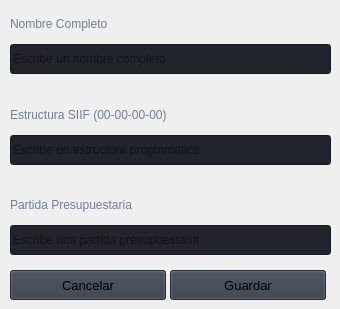
                        <widget class="QWidget" name="tab_factureros">
                         <attribute name="title">
                          <string>Factureros</string>
                         </attribute>
                         <widget class="QWidget" name="verticalLayoutWidget_2">
                          <property name="geometry">
                           <rect>
                            <x>10</x>
                            <y>10</y>
                            <width>321</width>
                            <height>245</height>
                           </rect>
                          </property>
                          <layout class="QVBoxLayout" name="verticalLayout_21">
                           <item>
                            <widget class="QLabel" name="lbl_nombre_facturero">
                             <property name="styleSheet">
                              <string notr="true">color: rgb(113, 126, 149);</string>
                             </property>
                             <property name="lineWidth">
                              <number>1</number>
                             </property>
                             <property name="text">
                              <string>Nombre Completo</string>
                             </property>
                             <property name="alignment">
                              <set>Qt::AlignLeading|Qt::AlignLeft|Qt::AlignVCenter</set>
                             </property>
                            </widget>
                           </item>
                           <item>
                            <widget class="QLineEdit" name="txt_nombre_facturero">
                             <property name="minimumSize">
                              <size>
                               <width>0</width>
                               <height>30</height>
                              </size>
                             </property>
                             <property name="styleSheet">
                              <string notr="true">background-color: rgb(33, 37, 43);</string>
                             </property>
                             <property name="text">
                              <string/>
                             </property>
                             <property name="placeholderText">
                              <string>Escribe un nombre completo</string>
                             </property>
                            </widget>
                           </item>
                           <item>
                            <spacer name="verticalSpacer">
                             <property name="orientation">
                              <enum>Qt::Vertical</enum>
                             </property>
                             <property name="sizeType">
                              <enum>QSizePolicy::Fixed</enum>
                             </property>
                             <property name="sizeHint" stdset="0">
                              <size>
                               <width>20</width>
                               <height>20</height>
                              </size>
                             </property>
                            </spacer>
                           </item>
                           <item>
                            <widget class="QLabel" name="lbl_estructura_facturero">
                             <property name="styleSheet">
                              <string notr="true">color: rgb(113, 126, 149);</string>
                             </property>
                             <property name="lineWidth">
                              <number>1</number>
                             </property>
                             <property name="text">
                              <string>Estructura SIIF (00-00-00-00)</string>
                             </property>
                             <property name="alignment">
                              <set>Qt::AlignLeading|Qt::AlignLeft|Qt::AlignVCenter</set>
                             </property>
                            </widget>
                           </item>
                           <item>
                            <widget class="QLineEdit" name="txt_estructura_facturero">
                             <property name="minimumSize">
                              <size>
                               <width>0</width>
                               <height>30</height>
                              </size>
                             </property>
                             <property name="styleSheet">
                              <string notr="true">background-color: rgb(33, 37, 43);</string>
                             </property>
                             <property name="text">
                              <string/>
                             </property>
                             <property name="placeholderText">
                              <string>Escribe un estructura programática</string>
                             </property>
                            </widget>
                           </item>
                           <item>
                            <spacer name="verticalSpacer_2">
                             <property name="orientation">
                              <enum>Qt::Vertical</enum>
                             </property>
                             <property name="sizeType">
                              <enum>QSizePolicy::Fixed</enum>
                             </property>
                             <property name="sizeHint" stdset="0">
                              <size>
                               <width>20</width>
                               <height>20</height>
                              </size>
                             </property>
                            </spacer>
                           </item>
                           <item>
                            <widget class="QLabel" name="lbl_partida_facturero">
                             <property name="styleSheet">
                              <string notr="true">color: rgb(113, 126, 149);</string>
                             </property>
                             <property name="lineWidth">
                              <number>1</number>
                             </property>
                             <property name="text">
                              <string>Partida Presupuestaria</string>
                             </property>
                             <property name="alignment">
                              <set>Qt::AlignLeading|Qt::AlignLeft|Qt::AlignVCenter</set>
                             </property>
                            </widget>
                           </item>
                           <item>
                            <widget class="QLineEdit" name="txt_partida_facturero">
                             <property name="minimumSize">
                              <size>
                               <width>0</width>
                               <height>30</height>
                              </size>
                             </property>
                             <property name="styleSheet">
                              <string notr="true">background-color: rgb(33, 37, 43);</string>
                             </property>
                             <property name="text">
                              <string/>
                             </property>
                             <property name="placeholderText">
                              <string>Escribe una partida presupuestaria</string>
                             </property>
                            </widget>
                           </item>
                          </layout>
                         </widget>
                         <widget class="QPushButton" name="btn_cancel_facturero">
                          <property name="geometry">
                           <rect>
                            <x>10</x>
                            <y>270</y>
                            <width>156</width>
                            <height>30</height>
                           </rect>
                          </property>
                          <property name="minimumSize">
                           <size>
                            <width>150</width>
                            <height>30</height>
                           </size>
                          </property>
                          <property name="font">
                           <font>
                            <family>Segoe UI</family>
                            <pointsize>10</pointsize>
                            <italic>false</italic>
                            <bold>false</bold>
                           </font>
                          </property>
                          <property name="cursor">
                           <cursorShape>PointingHandCursor</cursorShape>
                          </property>
                          <property name="styleSheet">
                           <string notr="true">background-color: rgb(52, 59, 72);</string>
                          </property>
                          <property name="text">
                           <string>Cancelar</string>
                          </property>
                          <property name="icon">
                           <iconset resource="resources.qrc">
                            <normaloff>:/icons/images/icons/cil-x-circle.png</normaloff>:/icons/images/icons/cil-x-circle.png</iconset>
                          </property>
                         </widget>
                         <widget class="QPushButton" name="btn_save_facturero">
                          <property name="geometry">
                           <rect>
                            <x>170</x>
                            <y>270</y>
                            <width>156</width>
                            <height>30</height>
                           </rect>
                          </property>
                          <property name="minimumSize">
                           <size>
                            <width>150</width>
                            <height>30</height>
                           </size>
                          </property>
                          <property name="font">
                           <font>
                            <family>Segoe UI</family>
                            <pointsize>10</pointsize>
                            <italic>false</italic>
                            <bold>false</bold>
                           </font>
                          </property>
                          <property name="cursor">
                           <cursorShape>PointingHandCursor</cursorShape>
                          </property>
                          <property name="styleSheet">
                           <string notr="true">background-color: rgb(52, 59, 72);</string>
                          </property>
                          <property name="text">
                           <string>Guardar</string>
                          </property>
                          <property name="icon">
                           <iconset resource="resources.qrc">
                            <normaloff>:/icons/images/icons/cil-save.png</normaloff>:/icons/images/icons/cil-save.png</iconset>
                          </property>
                         </widget>
                        </widget>
